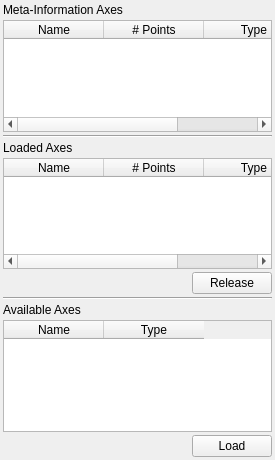
<ui version="4.0" >
 <class>CacheTab</class>
 <widget class="QWidget" name="CacheTab" >
  <property name="geometry" >
   <rect>
    <x>0</x>
    <y>0</y>
    <width>275</width>
    <height>460</height>
   </rect>
  </property>
  <property name="maximumSize" >
   <size>
    <width>275</width>
    <height>16777215</height>
   </size>
  </property>
  <property name="windowTitle" >
   <string>PlotMS Cache Tab</string>
  </property>
  <layout class="QVBoxLayout" >
   <property name="spacing" >
    <number>3</number>
   </property>
   <property name="leftMargin" >
    <number>3</number>
   </property>
   <property name="topMargin" >
    <number>3</number>
   </property>
   <property name="rightMargin" >
    <number>3</number>
   </property>
   <property name="bottomMargin" >
    <number>3</number>
   </property>
   <item>
    <widget class="QLabel" name="metaLabel" >
     <property name="text" >
      <string>Meta-Information Axes</string>
     </property>
     <property name="textFormat" >
      <enum>Qt::RichText</enum>
     </property>
    </widget>
   </item>
   <item>
    <widget class="QTableWidget" name="metaTable" >
     <property name="sizePolicy" >
      <sizepolicy vsizetype="Expanding" hsizetype="MinimumExpanding" >
       <horstretch>0</horstretch>
       <verstretch>0</verstretch>
      </sizepolicy>
     </property>
     <property name="alternatingRowColors" >
      <bool>true</bool>
     </property>
     <property name="selectionBehavior" >
      <enum>QAbstractItemView::SelectRows</enum>
     </property>
     <column>
      <property name="text" >
       <string>Name</string>
      </property>
     </column>
     <column>
      <property name="text" >
       <string># Points</string>
      </property>
     </column>
     <column>
      <property name="text" >
       <string>Type</string>
      </property>
     </column>
    </widget>
   </item>
   <item>
    <widget class="Line" name="line" >
     <property name="orientation" >
      <enum>Qt::Horizontal</enum>
     </property>
    </widget>
   </item>
   <item>
    <widget class="QLabel" name="loadedLabel" >
     <property name="text" >
      <string>Loaded Axes</string>
     </property>
     <property name="textFormat" >
      <enum>Qt::RichText</enum>
     </property>
    </widget>
   </item>
   <item>
    <widget class="QTableWidget" name="loadedTable" >
     <property name="sizePolicy" >
      <sizepolicy vsizetype="Expanding" hsizetype="MinimumExpanding" >
       <horstretch>0</horstretch>
       <verstretch>0</verstretch>
      </sizepolicy>
     </property>
     <property name="alternatingRowColors" >
      <bool>true</bool>
     </property>
     <property name="selectionBehavior" >
      <enum>QAbstractItemView::SelectRows</enum>
     </property>
     <column>
      <property name="text" >
       <string>Name</string>
      </property>
     </column>
     <column>
      <property name="text" >
       <string># Points</string>
      </property>
     </column>
     <column>
      <property name="text" >
       <string>Type</string>
      </property>
     </column>
    </widget>
   </item>
   <item>
    <layout class="QHBoxLayout" >
     <property name="spacing" >
      <number>0</number>
     </property>
     <item>
      <spacer>
       <property name="orientation" >
        <enum>Qt::Horizontal</enum>
       </property>
       <property name="sizeHint" >
        <size>
         <width>171</width>
         <height>20</height>
        </size>
       </property>
      </spacer>
     </item>
     <item>
      <widget class="QPushButton" name="releaseButton" >
       <property name="text" >
        <string>Release</string>
       </property>
      </widget>
     </item>
    </layout>
   </item>
   <item>
    <widget class="Line" name="line_2" >
     <property name="orientation" >
      <enum>Qt::Horizontal</enum>
     </property>
    </widget>
   </item>
   <item>
    <widget class="QLabel" name="availableLabel" >
     <property name="text" >
      <string>Available Axes</string>
     </property>
     <property name="textFormat" >
      <enum>Qt::RichText</enum>
     </property>
    </widget>
   </item>
   <item>
    <widget class="QTableWidget" name="availableTable" >
     <property name="sizePolicy" >
      <sizepolicy vsizetype="Expanding" hsizetype="Minimum" >
       <horstretch>0</horstretch>
       <verstretch>0</verstretch>
      </sizepolicy>
     </property>
     <property name="alternatingRowColors" >
      <bool>true</bool>
     </property>
     <property name="selectionBehavior" >
      <enum>QAbstractItemView::SelectRows</enum>
     </property>
     <column>
      <property name="text" >
       <string>Name</string>
      </property>
     </column>
     <column>
      <property name="text" >
       <string>Type</string>
      </property>
     </column>
    </widget>
   </item>
   <item>
    <layout class="QHBoxLayout" >
     <property name="spacing" >
      <number>0</number>
     </property>
     <item>
      <spacer>
       <property name="orientation" >
        <enum>Qt::Horizontal</enum>
       </property>
       <property name="sizeHint" >
        <size>
         <width>171</width>
         <height>20</height>
        </size>
       </property>
      </spacer>
     </item>
     <item>
      <widget class="QPushButton" name="loadButton" >
       <property name="text" >
        <string>Load</string>
       </property>
      </widget>
     </item>
    </layout>
   </item>
  </layout>
 </widget>
 <resources/>
 <connections/>
</ui>
